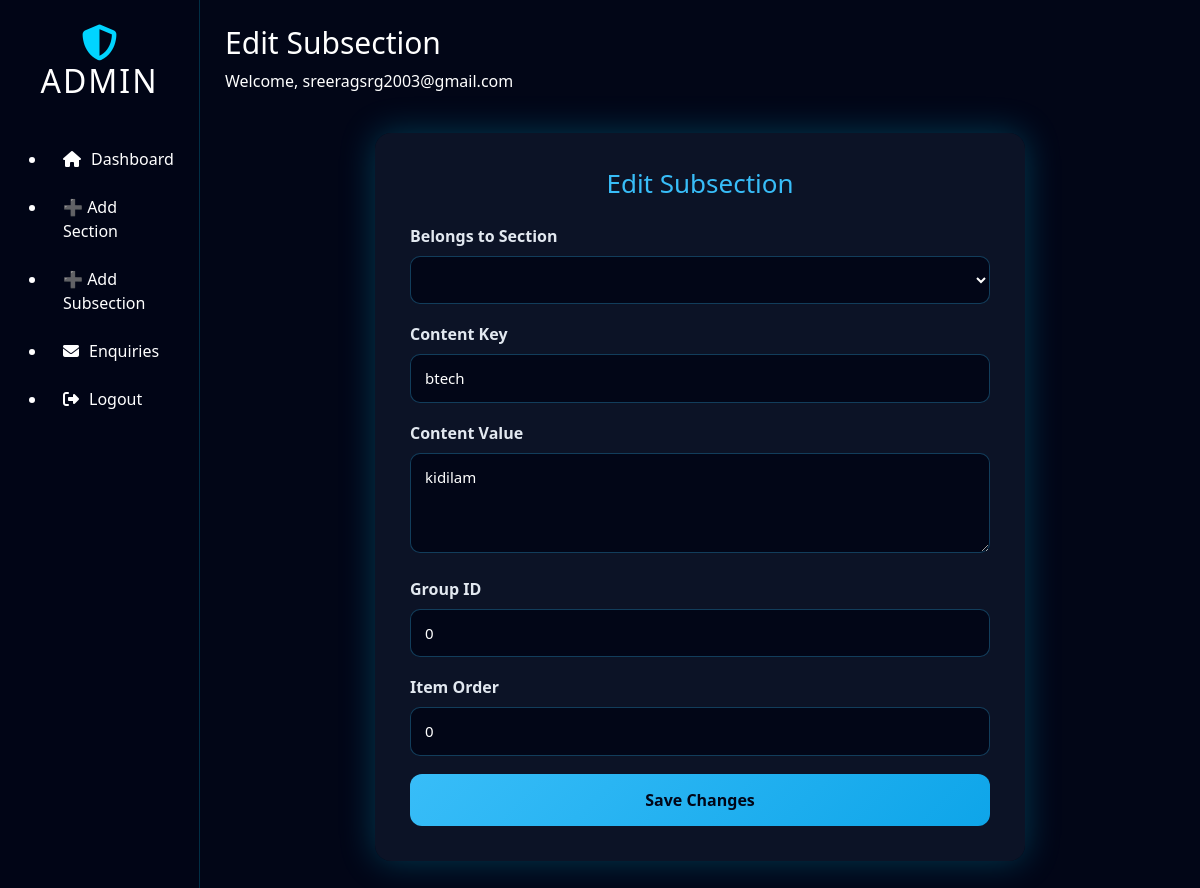
The page /admin/subsections/edit/1 (signed in) on the database its author committed.
### models.py (models this page shows)
class SectionBody(db.Model):
    __tablename__ = "section_body"
    id = db.Column(db.Integer, primary_key=True)
    section_id = db.Column(db.Integer, db.ForeignKey("section_head.id"), nullable=False)
    content_key = db.Column(db.String(100), nullable=False)
    content_value = db.Column(db.Text, nullable=False)
    group_id = db.Column(db.Integer, default=0)
    item_order = db.Column(db.Integer, default=0)

### admin/routes.py (the view, shortened to what this page needs)
@admin_bp.route("/subsections/edit/<int:id>", methods=["GET", "POST"])
@login_required
def edit_subsection(id):
    item = SectionBody.query.get_or_404(id)
    return render_template("edit_subsection.html", item=item)

### admin/routes.py (called while the page is built)
def login_required(f):
    from functools import wraps
    @wraps(f)
    def wrapper(*args, **kwargs):
        if "admin_id" not in session:
            return redirect(url_for("admin.login"))
        return f(*args, **kwargs)
    return wrapper

### templates/edit_subsection.html (shortened to what this page needs)
{% extends "admin_layout.html" %}
{% set page_title = "Edit Subsection" %}
{% block content %}
<div class="admin-form-wrapper">
    <h2>Edit Subsection</h2>
    <form method="POST">
        <div class="form-group">
            <label>Belongs to Section</label>
            <select name="section_id" required>
            </select>
        </div>
        <div class="form-group">
            <label>Content Key</label>
            <input type="text" name="content_key" value="{{ item.content_key }}" required>
        </div>
        <div class="form-group">
            <label>Content Value</label>
            <textarea name="content_value" required>{{ item.content_value }}</textarea>
        </div>
        <div class="form-group">
            <label>Group ID</label>
            <input type="number" name="group_id" value="{{ item.group_id }}">
        </div>
        <div class="form-group">
            <label>Item Order</label>
            <input type="number" name="item_order" value="{{ item.item_order }}">
        </div>
        <button type="submit" class="submit-btn">Save Changes</button>
    </form>
</div>
{% endblock %}

### static/css/admin_dashboard.css (style rules this page uses)
* { margin: 0; padding: 0; box-sizing: border-box; }
body.admin-body { background: #020617; color: #ffffff; min-height: 100vh; font-family: 'Segoe UI', Tahoma, Geneva, Verdana, sans-serif; }

### static/css/admin_forms.css (style rules this page uses)
.admin-form-wrapper { max-width: 650px; margin: 40px auto; padding: 35px; background: rgba(15, 23, 42, 0.85); border-radius: 16px; box-shadow: 0 0 35px rgba(0, 212, 255, 0.25); backdrop-filter: blur(8px); animation: fadeIn 0.4s ease-in-out; }
.admin-form-wrapper h2 { text-align: center; font-size: 26px; color: #38bdf8; margin-bottom: 25px; }
.form-group { margin-bottom: 18px; }
.form-group label { font-weight: 600; margin-bottom: 8px; display: block; color: #e2e8f0; }
.form-group input, .form-group select, .form-group textarea { width: 100%; padding: 12px 14px; font-size: 15px; border-radius: 10px; border: 1px solid rgba(56, 189, 248, 0.3); background: rgba(2, 6, 23, 0.9); color: #ffffff; transition: 0.3s ease; }
.form-group textarea { min-height: 100px; resize: vertical; }
.submit-btn { width: 100%; padding: 14px; background: linear-gradient(135deg, #38bdf8, #0ea5e9); border: none; border-radius: 12px; font-size: 16px; font-weight: 700; cursor: pointer; color: #020617; transition: 0.25s ease-in-out; }

### rows shown on the page
SectionBody: content_key "btech", content_value "kidilam", group_id "0", item_order "0"

### other values the page prints
{{ page_title }} "Edit Subsection"
{{ session['admin_username'] }} "sreeragsrg2003@gmail.com"
